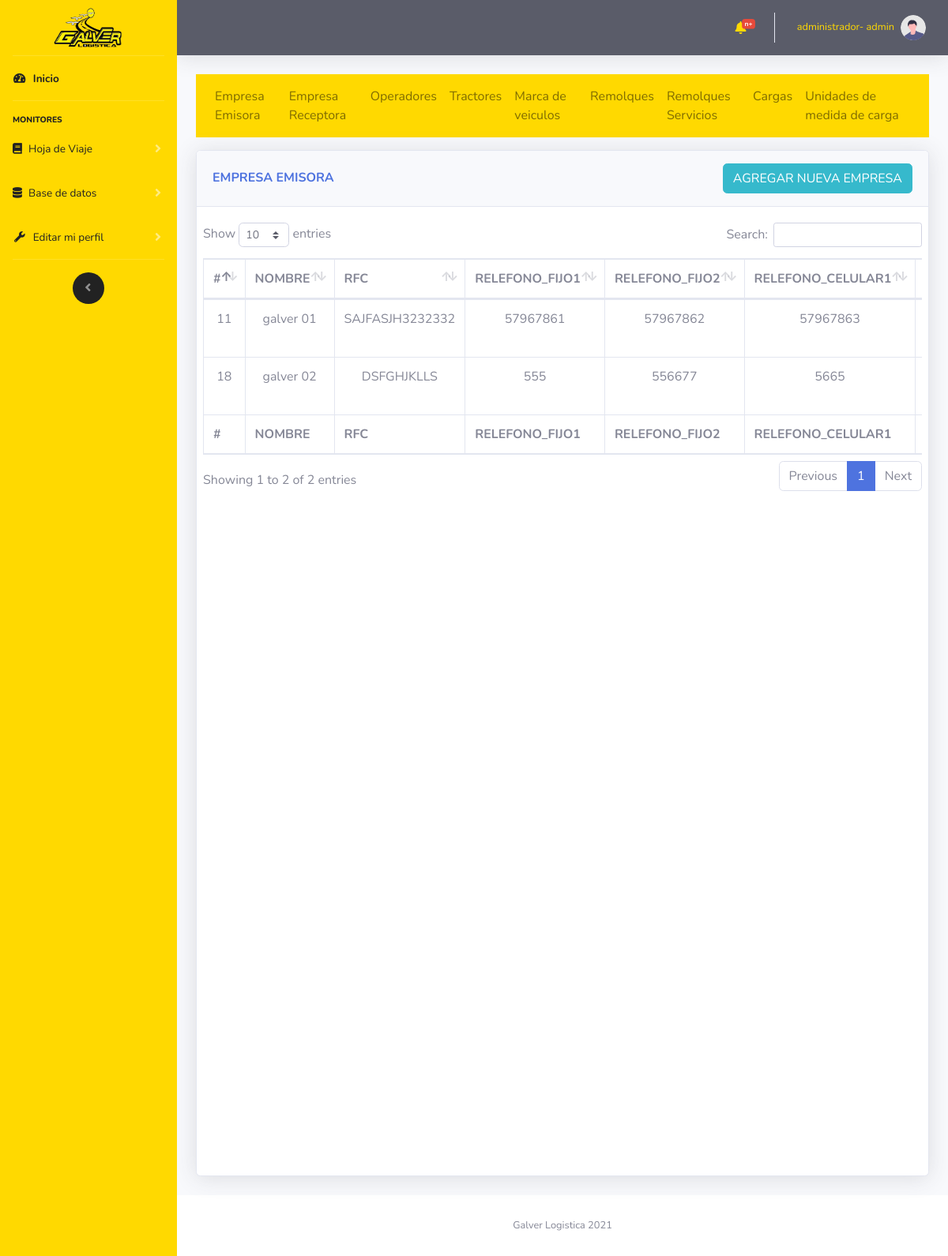
Page /vistas/empresaEmisora.php (signed in) on the earlier database version.
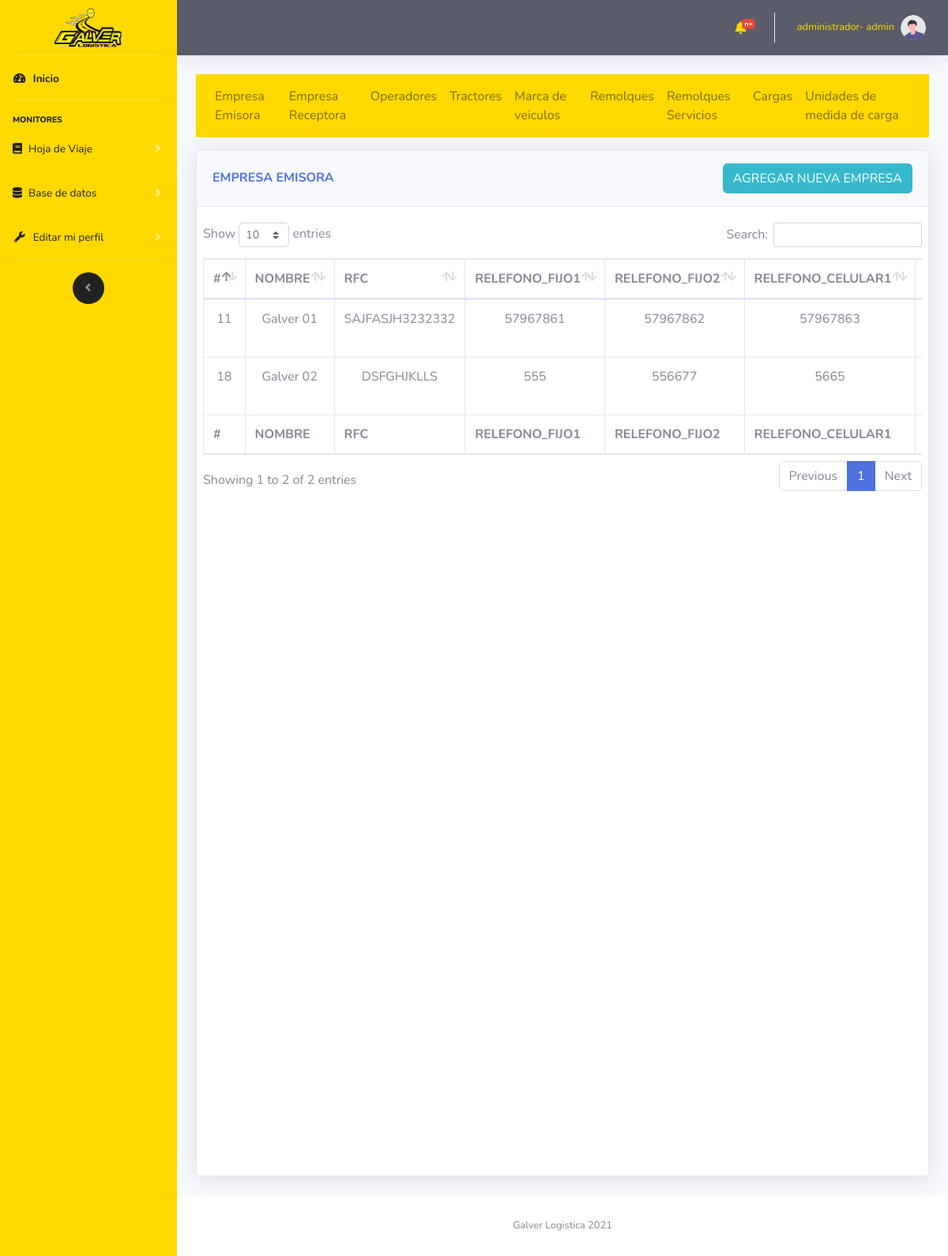
Same page on the later database version.
### tables this page shows
CREATE TABLE `empresa_emisora` (
  `empresaEmisoraId` int(11) NOT NULL,
  `usuarioId` int(11) NOT NULL,
  `empresaEmisoraNombre` varchar(100) NOT NULL,
  `empresaEmisoraRFC` varchar(50) NOT NULL,
  `empresaEmisoraDireccion` varchar(250) NOT NULL,
  `empresaEmisoraTelefonoFijo1` int(11) NOT NULL,
  `empresaEmisoraTelefonoFijo2` int(11) NOT NULL,
  `empresaEmisoraTelefonoCelular1` int(11) NOT NULL,
  `empresaEmisoraTelefonoCelular2` int(11) NOT NULL,
  `empresaEmisoraCorreo` varchar(200) NOT NULL,
  `empresaEmisoraFechaDeCreacion` datetime NOT NULL,
  `empresaEmisoraDescripcion` varchar(2500) NOT NULL,
  `empresaEmisoraCP` varchar(50) NOT NULL
);

### controlador/modulos/selects.php (called while the page is built, shortened)
<?php
    function muestraEmpresaEmisoara($mysqli)
    {
        $result = $mysqli->query("SELECT * FROM empresa_emisora INNER JOIN usuario ON usuario.usuarioId= empresa_emisora.usuarioId");
        return $result;
    }
?>

### vistas/empresaEmisora.php (the view, shortened to what the changed rows need)
<?php
    include "../import/componentes/head.php";
    include "../import/componentes/navbarLateral.php";
    include "../import/componentes/navbarHorizontal.php";
?>
<?php
    include "../controlador/coneccion/config.php";
    include "../controlador/modulos/selects.php";
?>
<div class="container-fluid">
    <div class="row">
            <div class="col-12">
                <div class="card shadow mb-4 card_hdv">
                    <div class="card-body">
                        <div class="chart-area ">
                            <div class="row">
                                <div class="table-responsive cardScroll">
                                    <table class="table table-bordered" id="dataTable" width="100%" cellspacing="0">
                                        <thead>
                                            <tr>
                                                <th scope="col">#</th>
                                                <th scope="col">NOMBRE</th>
                                                <th scope="col">RFC</th>
                                                <th scope="col">RELEFONO_FIJO1</th>
                                                <th scope="col">RELEFONO_FIJO2</th>
                                                <th scope="col">RELEFONO_CELULAR1</th>
                                                <th scope="col">RELEFONO_CELULAR2</th>
                                            </tr>
                                        </thead>
                                        <tfoot>
                                            <tr>
                                                <th scope="col">#</th>
                                                <th scope="col">NOMBRE</th>
                                                <th scope="col">RFC</th>
                                                <th scope="col">RELEFONO_FIJO1</th>
                                                <th scope="col">RELEFONO_FIJO2</th>
                                                <th scope="col">RELEFONO_CELULAR1</th>
                                                <th scope="col">RELEFONO_CELULAR2</th>
                                            </tr>
                                        </tfoot>
                                        <tbody class=" text-center">
                                            <?php
                                        $hdv=muestraEmpresaEmisoara($mysqli);
                                        while ($filas =$hdv->fetch_assoc()) {
                                            echo
                                            "<tr>".
                                            "<td>".$filas["empresaEmisoraId"]."</td>".
                                            "<td>".$filas["empresaEmisoraNombre"]."</td>".
                                            "<td>".$filas["empresaEmisoraRFC"]."</td>".
                                            "<td>".$filas["empresaEmisoraTelefonoFijo1"]."</td>".
                                            "<td>".$filas["empresaEmisoraTelefonoFijo2"]."</td>".
                                            "<td>".$filas["empresaEmisoraTelefonoCelular1"]."</td>".
                                            "<td>".$filas["empresaEmisoraTelefonoCelular2"]."</td>".
                                            "<td>".$filas["empresaEmisoraCorreo"]."</td>".
                                            "<td>".$filas["empresaEmisoraCP"]."</td>".
                                            "<td>".$filas["empresaEmisoraFechaDeCreacion"]."</td>".
                                            "<td>".$filas["usuarioNombre"]."</td>".
                                            "<td><button type='button' class='btn btn-danger' onclick='eliminarEmpresaEmisora(".$filas["empresaEmisoraId"].")')>X</button></td>".
                                            "<td><button type='button' class='btn btn-warning' data-toggle='modal'
                                            data-target='#UPDATE' onclick='editarPaso1Id(".$filas["empresaEmisoraId"].")'>E</button></td>".
                                            "</tr>";
                                        }
                                        ?>
                                        </tbody>
                                    </table>
                                </div>
                            </div>
                        </div>
                    </div>
                </div>
            </div>
    </div>
    <?php
        include "../import/componentes/footer.php";
        include "../import/componentes/js/main.php";
    ?>

Differences in the rows shown:
changed empresa_emisora "SAJFASJH3232332": empresaEmisoraNombre "galver 01" → "Galver 01"
changed empresa_emisora "DSFGHJKLLS": empresaEmisoraNombre "galver 02" → "Galver 02"
